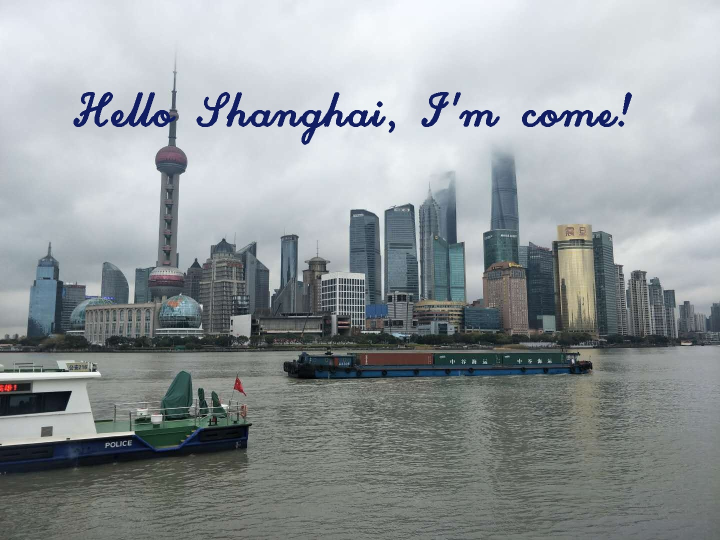
#> input picture Image_HideInfo/image_hideinfo1/get.jpg, 1440 x 1080 px (shown at 1/2 size)
$ python image_hideinfo.py get.jpg out.png
#> lines starting #> are read from the running program, lines starting #| are printed output that depends on the picture; after the words box and inside, x2 and y2 are one past the last pixel; in counts of white or black regions, pixels touching at a corner belong together
#!/usr/bin/python3
# -*- coding: UTF-8 -*-

import cv2
import sys

'''
source_image = cv2.imread('waitang.jpg')
#设置图像的垂直尺寸、水平尺寸和通道数
h, w = source_image.shape[:2]
message = "Hello Shanghai, I'm come!"
x, y = (150, 250)
#设置字体RGB颜色
color = [100, 30, 18]
cv2.putText(source_image, message, (x, y), cv2.QT_FONT_BLACK, 3, color, thickness=5)
cv2.imwrite('result.jpg', source_image)
'''

def img_hideinfo():
    if (len(sys.argv) < 3):
        print("-----------------------------------------------")
        print(" ")
        print("Useg: python %s <path/source.png> <path/result.png>" % sys.argv[0])
        print("eg: python image_hideinfo.py c:/1.png c:/2.png")
        print(" ")
        print("-----------------------------------------------")
        return

    source_path = sys.argv[1]
    result_path = sys.argv[2]
    source_image = cv2.imread(source_path)
#> source_image is the input picture: shape (1080, 1440, 3); mean B, G, R 155.6, 153, 146.7
    h, w = source_image.shape[:2]
#> h = 1080; w = 1440
    message = "Flying"
    x, y = (350, 450)
    color = [100, 300, 18]
    color = [100, 300, 18]
    cv2.putText(source_image, message, (x, y), cv2.QT_FONT_BLACK, 3, color, thickness=5)
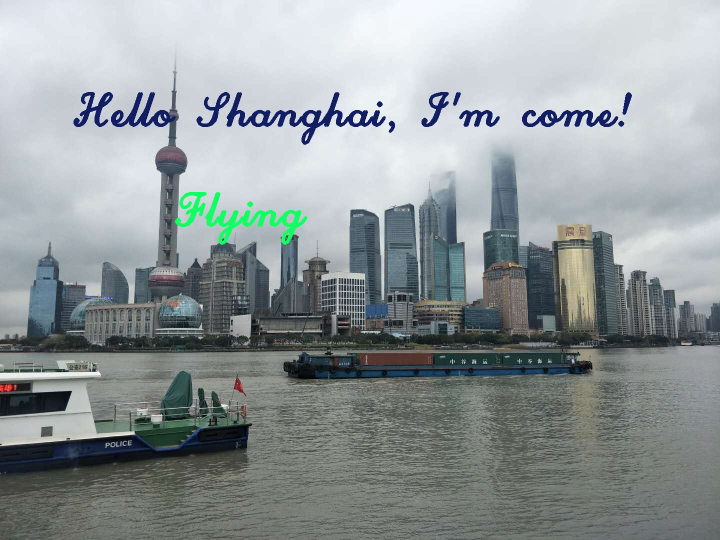
#> source_image: shape (1080, 1440, 3) (shown at 1/2 size); 0.47% of pixels changed, all inside (x1, y1, x2, y2) = (350, 384, 615, 490)
    cv2.imwrite(result_path, source_image)
    return

if (__name__ == '__main__'):
    img_hideinfo()
